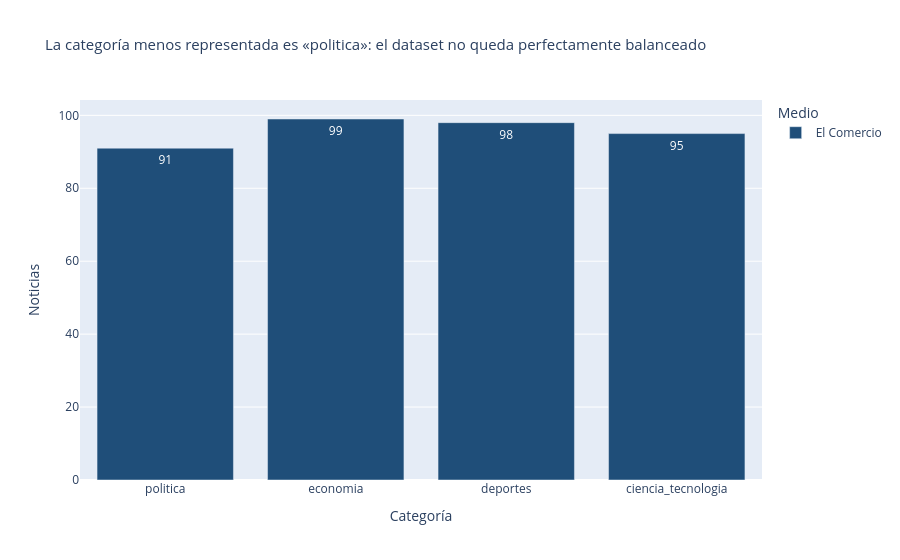

This figure's notebook cell:
### Code cell
# Gráfico 1 – distribución por categoría y medio
g1 = df.groupby(["etiqueta", "medio"]).size().rename("n").reset_index()
balanceado = g1["n"].nunique() == 1
titulo1 = (f"El dataset está balanceado: {g1['n'].iloc[0]} noticias por categoría"
           if balanceado else
           f"La categoría menos representada es «{g1.groupby('etiqueta')['n'].sum().idxmin()}»: "
           "el dataset no queda perfectamente balanceado")
fig1 = px.bar(g1, x="etiqueta", y="n", color="medio", barmode="group", text="n",
              color_discrete_map=COLORES, category_orders={"etiqueta": CATEGORIAS},
              labels={"etiqueta": "Categoría", "n": "Noticias", "medio": "Medio"},
              title=titulo1)
fig1.update_layout(title_font_size=15)
fig1.show()

### Figure 1 — Plotly figure (JSON) as saved in the notebook; plotly's stock layout.template omitted (floating-point values rounded to 4 significant figures)
{"data": [{"alignmentgroup": "True", "hovertemplate": "Medio=El Comercio<br>Categoría=%{x}<br>Noticias=%{text}<extra></extra>", "legendgroup": "El Comercio", "marker": {"color": "#1F4E79", "pattern": {"shape": ""}}, "name": "El Comercio", "offsetgroup": "El Comercio", "orientation": "v", "showlegend": true, "text": [95.0, 98.0, 99.0, 91.0], "textposition": "auto", "type": "bar", "x": ["ciencia_tecnologia", "deportes", "economia", "politica"], "xaxis": "x", "y": [95, 98, 99, 91], "yaxis": "y"}], "layout": {"barmode": "group", "legend": {"title": {"text": "Medio"}, "tracegroupgap": 0}, "title": {"font": {"size": 15}, "text": "La categoría menos representada es «politica»: el dataset no queda perfectamente balanceado"}, "xaxis": {"anchor": "y", "categoryarray": ["politica", "economia", "deportes", "ciencia_tecnologia"], "categoryorder": "array", "domain": [0, 1], "title": {"text": "Categoría"}}, "yaxis": {"anchor": "x", "domain": [0, 1], "title": {"text": "Noticias"}}}}
